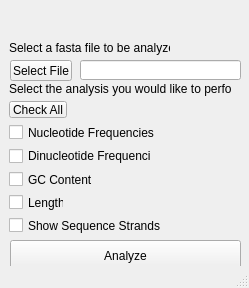
<?xml version="1.0" encoding="UTF-8"?>
<ui version="4.0">
 <class>MainWindow</class>
 <widget class="QMainWindow" name="MainWindow">
  <property name="enabled">
   <bool>true</bool>
  </property>
  <property name="geometry">
   <rect>
    <x>0</x>
    <y>0</y>
    <width>249</width>
    <height>288</height>
   </rect>
  </property>
  <property name="maximumSize">
   <size>
    <width>249</width>
    <height>292</height>
   </size>
  </property>
  <property name="windowTitle">
   <string>Analyseq Main Window</string>
  </property>
  <widget class="QWidget" name="centralwidget">
   <widget class="QCheckBox" name="nuc_freq_box">
    <property name="geometry">
     <rect>
      <x>9</x>
      <y>124</y>
      <width>228</width>
      <height>17</height>
     </rect>
    </property>
    <property name="text">
     <string>Nucleotide Frequencies</string>
    </property>
   </widget>
   <widget class="QCheckBox" name="dinuc_freq_box">
    <property name="geometry">
     <rect>
      <x>9</x>
      <y>147</y>
      <width>142</width>
      <height>18</height>
     </rect>
    </property>
    <property name="text">
     <string>Dinucleotide Frequencies</string>
    </property>
   </widget>
   <widget class="QCheckBox" name="gc_cont_box">
    <property name="geometry">
     <rect>
      <x>9</x>
      <y>171</y>
      <width>228</width>
      <height>17</height>
     </rect>
    </property>
    <property name="text">
     <string>GC Content</string>
    </property>
   </widget>
   <widget class="QCheckBox" name="length_box">
    <property name="geometry">
     <rect>
      <x>9</x>
      <y>194</y>
      <width>55</width>
      <height>17</height>
     </rect>
    </property>
    <property name="text">
     <string>Length</string>
    </property>
   </widget>
   <widget class="QToolButton" name="check_all_btn">
    <property name="geometry">
     <rect>
      <x>9</x>
      <y>101</y>
      <width>58</width>
      <height>17</height>
     </rect>
    </property>
    <property name="cursor">
     <cursorShape>ArrowCursor</cursorShape>
    </property>
    <property name="text">
     <string>Check All</string>
    </property>
   </widget>
   <widget class="QCheckBox" name="strands_box">
    <property name="geometry">
     <rect>
      <x>9</x>
      <y>217</y>
      <width>228</width>
      <height>17</height>
     </rect>
    </property>
    <property name="text">
     <string>Show Sequence Strands</string>
    </property>
   </widget>
   <widget class="QLabel" name="analyseq_logo">
    <property name="geometry">
     <rect>
      <x>-1</x>
      <y>-1</y>
      <width>251</width>
      <height>41</height>
     </rect>
    </property>
    <property name="styleSheet">
     <string notr="true">background-image: url(:/newPrefix/Analyseq-logo.png);</string>
    </property>
    <property name="text">
     <string/>
    </property>
    <property name="pixmap">
     <pixmap>Analyseq-logo.png</pixmap>
    </property>
    <property name="scaledContents">
     <bool>true</bool>
    </property>
   </widget>
   <widget class="QToolButton" name="select_file_btn">
    <property name="geometry">
     <rect>
      <x>10</x>
      <y>60</y>
      <width>62</width>
      <height>21</height>
     </rect>
    </property>
    <property name="text">
     <string>Select File</string>
    </property>
   </widget>
   <widget class="QLabel" name="select_analysis_label">
    <property name="geometry">
     <rect>
      <x>9</x>
      <y>81</y>
      <width>222</width>
      <height>16</height>
     </rect>
    </property>
    <property name="text">
     <string>Select the analysis you would like to perform:</string>
    </property>
   </widget>
   <widget class="QLabel" name="select_file_label">
    <property name="geometry">
     <rect>
      <x>9</x>
      <y>40</y>
      <width>161</width>
      <height>16</height>
     </rect>
    </property>
    <property name="text">
     <string>Select a fasta file to be analyzed:</string>
    </property>
   </widget>
   <widget class="QToolButton" name="analyze_btn">
    <property name="geometry">
     <rect>
      <x>10</x>
      <y>240</y>
      <width>231</width>
      <height>31</height>
     </rect>
    </property>
    <property name="text">
     <string>Analyze</string>
    </property>
   </widget>
   <widget class="QLineEdit" name="filepath_edit">
    <property name="geometry">
     <rect>
      <x>80</x>
      <y>60</y>
      <width>161</width>
      <height>20</height>
     </rect>
    </property>
   </widget>
  </widget>
  <widget class="QStatusBar" name="statusbar"/>
 </widget>
 <resources>
  <include location="logo-test.qrc"/>
 </resources>
 <connections/>
</ui>
